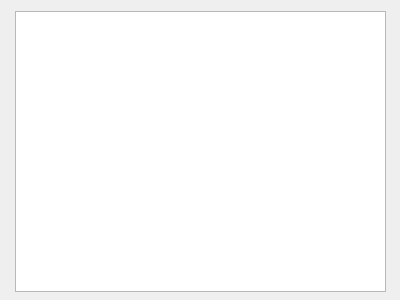
<?xml version="1.0" encoding="UTF-8"?>
<ui version="4.0">
 <class>Widget</class>
 <widget class="QWidget" name="Widget">
  <property name="geometry">
   <rect>
    <x>0</x>
    <y>0</y>
    <width>400</width>
    <height>300</height>
   </rect>
  </property>
  <property name="windowTitle">
   <string>Widget</string>
  </property>
  <widget class="QGraphicsView" name="graphicsView">
   <property name="geometry">
    <rect>
     <x>15</x>
     <y>11</y>
     <width>371</width>
     <height>281</height>
    </rect>
   </property>
  </widget>
 </widget>
 <layoutdefault spacing="6" margin="11"/>
 <resources/>
 <connections/>
</ui>
